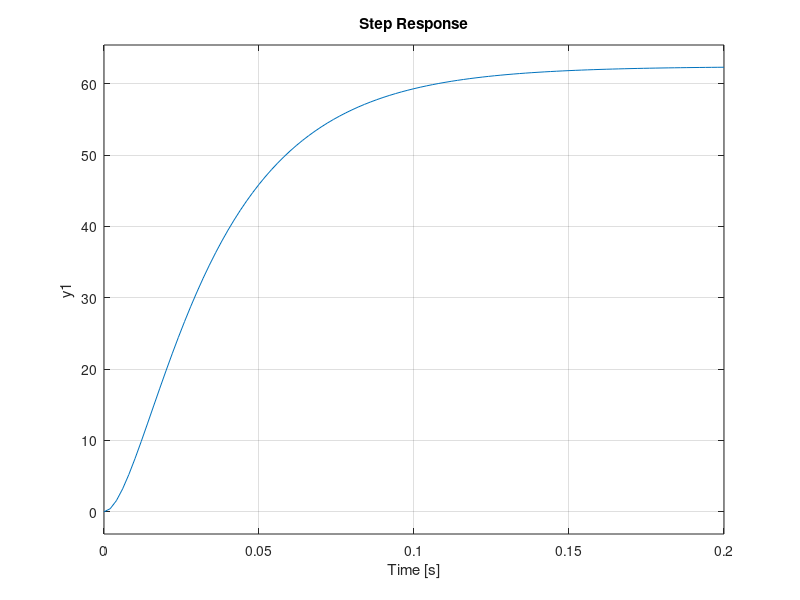

Write the MATLAB code that produced this figure.
%Передаточная функция двигателя постоянного тока
%Файл tf_dpt
clc;
clear;
close all;

%СЛ-121 Вариант 9
Pn = 77; %Номинальная мощность, Вт
wn = 315; % Номинальная скорость вращения, рад/с
Un = 110; % Номинальное напряжение, В
In = 1.07; % Номинальный ток якоря, А
Mn = 0.245; % Номинальный момент, Н*м
Jd = 10^-4 * 1.67; % Момент инерции двигателя, кг*м^2
R = 8.5; % Сопротивление якоря, Ом
L = 10^-3 * 58; % Индуктивность якоря, Гн

% % Example
% Pn =24; %Номинальная мощность, Вт
% wn=377; % Номинальная скорость вращения, рад/с
% Un=110; % Номинальное напряжение, В
% In=0.41; % Номинальный ток якоря, А
% Mn=0.064; % Номинальный момент, Н*м
% Jd=10^-4*0.196; % Момент инерции двигателя, кг*м^2
% R=51; % Сопротивление якоря, Ом
% L=10^-3*140; % Индуктивность якоря, Гн


Jn=2*Jd; % Приведенный момент инерции на валу двигателя
km=Mn/In % Коэффициент между током и моментом
ke=(Un-R*In)/wn; % Коэффициент противо-ЭДС
Te=L/R; % Постоянная времени якорной цепи
k1=1/R;
k2=km/Jn; % k1, k2 вспомогательные коэффициенты
ku=20; % Коэффициент усиления усилителя
numdv=ku*1/ke; % Числитель ПФ
dendv=[Te/(k1*k2*ke) 1/(k1*k2*ke) 1]; % Знаменатель ПФ
Wdpt=tf(numdv,dendv)% Передаточная функция ДПТ по скорости
step(Wdpt); %График переходного процесса ДПТ по скорости

% s1 = 1/ (2*Te) + 1/ (2*Te)*sqrt(1-4*Te*k1*k2*ke)
% s2 = 1/ (2*Te) - 1/ (2*Te)*sqrt(1-4*Te*k1*k2*ke)
% 
% T1 = -1/s1
% T2 = -1/s2

